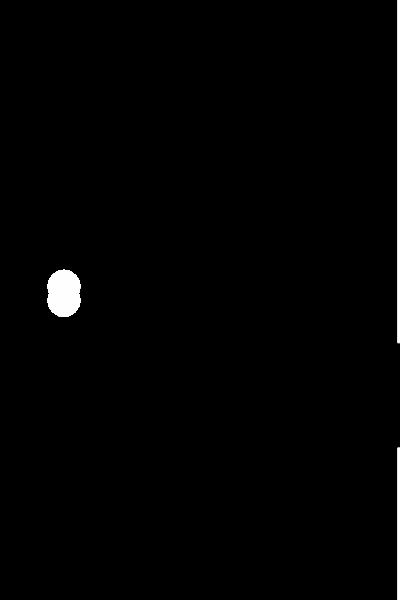
Frame 1 (no input)
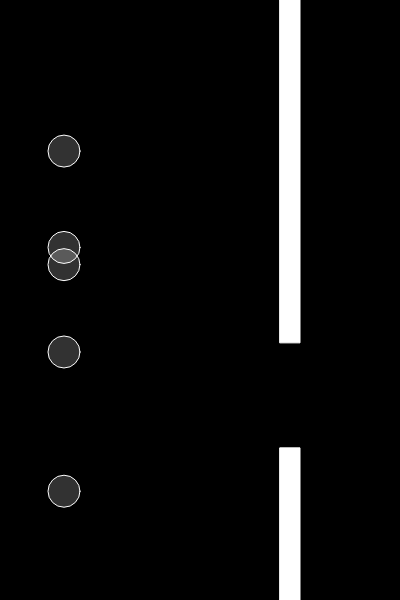
Frame 60 (no input)
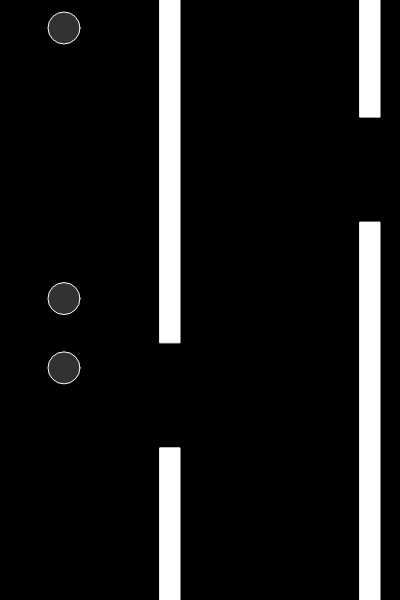
Frame 120 (the mouse pressed at the canvas centre since frame 60)

The p5.js sketch that drew these frames (run headless with seeded random() and noise() and a simulated clock; from frame 60 on, the mouse is pressed at the canvas centre):

// p5.js sketch
// ── sketch.js
const TOTAL = 300;
let birds = [];
let savedBirds = [];
let pipes = [];
let counter = 0;
let cycles = 1;
let slider;

function setup() {
	createCanvas(400,600);
	slider = createSlider(1,100,1);
	for (let i=0;i<TOTAL;i++) {
		birds[i] = new Bird();
	}
}

function draw() {
	for (let n=0;n<slider.value();n++) {
		if (counter % 100 == 0) {
			pipes.push(new Pipe());
		}
		counter++;
		for (let i = pipes.length-1; i>=0; i--) {
			pipes[i].update();
			for (let j = birds.length-1; j>=0; j--) {
				if (pipes[i].hits(birds[j])) {
					savedBirds.push(birds.splice(j,1)[0]);
				} else if (birds[j].hitBounds) {
					savedBirds.push(birds.splice(j,1)[0]);
				}
			}
			if (pipes[i].offscreen()) {
				pipes.splice(i, 1);
			}
		}
		for (let bird of birds) {
			bird.think(pipes);
			bird.update();
		}
		if (birds.length == 0) {
			counter = 0;
			nextGeneration();
			pipes = [];
		}
	}
	
	background(0);
	for (let bird of birds) {
		bird.show();
	}
	for (let pipe of pipes) {
		pipe.show();
	}
}

function keyPressed() {
	/*if (key == ' ') {
		bird.up();
	}*/
}
// ── bird.js
function mutate(x) {
	if (random(1) < 0.1) {
		let offset = randomGaussian() * 0.5;
		let newx = x + offset;
		return newx;
	} else {
		return x;
	}
}

class Bird {
	constructor(brain) {
		this.size = 32;
		this.x = 64;
		this.y = height/2;
		
		this.gravity = 0.6;
		this.lift = -15;
		this.velocity = 0;
		
		this.score = 0;
		this.fitness = 0;
		
		if (brain) {
			this.brain = brain.copy();
		} else {
			this.brain = new NeuralNetwork(6,6,1);
		}
		
		this.hitBounds = false;
}
	
	show() {
		stroke(255)
		fill(255,50);
		ellipse(this.x, this.y, this.size, this.size);
	}
	
	up() {
		this.velocity += this.lift;
	}
	
	mutate() {
		this.brain.mutate(mutate);
	}
	
	think(pipes) {
		let closest = null;
		let closestD = Infinity;
		for (let i=0;i<pipes.length;i++) {
			let d = pipes[i].x - this.x;
			if (d < closestD && d > 0) {
				closest = pipes[i];
				closestD = d;
			}
		}
		
		let inputs = [];
		inputs[0] = this.y / height;
		inputs[1] = this.velocity / 15;
		inputs[2] = closest.top / height;
		inputs[3] = closest.bottom / height;
		inputs[4] = closest.x / width;
		inputs[5] = (closest.x+closest.w) / width;
		
		
		let output = this.brain.predict(inputs);
		if (output[0] > 0.5) {
			this.up();
		}
	}
	
	update() {
		this.score++;
		
		this.velocity += this.gravity;
		this.velocity *= 0.95;
		this.y += this.velocity;
		
		if (this.y > height) {
			this.hitBounds = true;
			//this.velocity = 0;
			//this.y = height;
		}
		if (this.y < 0) {
			this.hitBounds = true;
			//this.velocity = 0;
			//this.y = 0;
		}
	}
}
// ── ga.js
let genIndex = 0;
let fitPop;
function nextGeneration() {
	console.log(`Generation ${++genIndex}`);
	selectPop();
	calculateFitness();
	for (let i=0;i<TOTAL;i++) {
		let parents = pickTwo();
		birds[i] = crossover(parents[0],parents[1]);
	}
	savedBirds = [];
}

function selectPop() {
	fitPop = savedBirds.splice(-20,20);
}

function calculateFitness() {
	let sum = 0;
	for (let bird of fitPop) {
		sum += Math.pow(bird.score,2);
	}
	for (let bird of fitPop) {
		bird.fitness = Math.pow(bird.score,2)/sum;
	}
}

function pickOne() {
	let index = 0;
	let r = random(1);
	while(r > 0) {
		r = r - fitPop[index].fitness;
		index++;
	}
	index--;
	let bird = fitPop[index];
	return bird;
}

function pickTwo() {
	let parentOne = pickOne();
	let parentTwo = pickOne();
	return [parentOne, parentTwo];
}

function crossover(a,b) {
	let child = new Bird(a.brain);
	let weights = ['weights_ih','weights_ho','bias_h','bias_o'];
	for (let weightName of weights) {
		a.brain[weightName].map((e,i,j) => {
			return random(e,b.brain[weightName].data[i][j]);
		});
	}
	child.mutate();
	return child;
}

/*
function pickOne() {
	let index = 0;
	let r = random(1);
	while(r > 0) {
		r = r - savedBirds[index].fitness;
		index++;
	}
	index--;
	let bird = savedBirds[index];
	let child = new Bird(bird.brain);
	child.mutate();
	return child;
}

function nextGeneration() {
	console.log('Next generation');
	calculateFitness();
	for (let i=0;i<TOTAL;i++) {
		birds[i] = pickOne();
	}
	savedBirds = [];
}
*/
// ── mylib.js
/* Start of matrix.js file */

class Matrix {
	constructor(rows, cols) {
		this.rows = rows;
		this.cols = cols;
		this.data = Array(this.rows).fill().map(() => Array(this.cols).fill(0));
	}
	
	static copy(a) {
		let result = new Matrix(a.rows, a.cols);
		result.map((e,i,j) => a.data[i][j]);
		return result;
	}
	
	copy() {
		let result = new Matrix(this.rows, this.cols);
		result.map((e,i,j) => this.data[i][j]);
		return result;
	}
	
	static fromArray(arr) {
		return new Matrix(arr.length, 1).map((e,i) => arr[i]);
	}
	
	toArray() {
		let arr = [];
		for (let i=0;i<this.rows;i++) {
			for (var j=0;j<this.cols;j++) {
				arr.push(this.data[i][j]);
			}
		}
		return arr;
	}
	
	randomize() {
		return this.map(e => Math.random()*2-1);
	}
	
	add(a) {
		if (a instanceof Matrix) {
			if (this.rows !== a.rows || this.cols !== a.cols) {
				return console.log('Add - Cols and Rows must match');
			}
			return this.map((e,i,j) => e + a.data[i][j]);
		} else {
			return this.map(e => e + a);
		}
	}
	
	static subtract(a, b) {
		if (a.rows !== b.rows || a.cols !== b.cols) {
			return console.log('Subtract - Cols and Rows must match');
		}
		let result = new Matrix(a.rows, a.cols);
		result.map((_,i,j) => a.data[i][j] - b.data[i][j]);
		return result;
	}
	
	static transpose(a) {
		let result = new Matrix(a.cols, a.rows);
		result.map((e,i,j) => a.data[j][i]);
		return result;
	}
	
	static multiply(a, b) {
		if (a.cols != b.rows) {
			return console.log('Static Multiply - Cols do not match Rows');
		}
		let result = new Matrix(a.rows, b.cols);
		result.map((e,i,j) => {
			let sum = 0;
			for (let k=0;k<a.cols;k++) {
				sum += a.data[i][k] * b.data[k][j];
			}
			return sum;
		});
		return result;
	}
	
	multiply(n) {
		if (n instanceof Matrix) {
			if (this.rows !== n.rows || this.cols !== n.cols) {
				return console.log('Multiply - Cols do not match Rows');
			}
			return this.map((e,i,j) => e * n.data[i][j]);
		} else {
			return this.map(e => e * n);
		}
	}
	
	map(fn) {
		for (let i=0;i<this.rows;i++) {
			for (let j=0;j<this.cols;j++) {
				let val = this.data[i][j];
				this.data[i][j] = fn(val,i,j);
			}
		}
		return this;
	}
	
	static map(a, fn) {
		let result = new Matrix(a.rows, a.cols);
		result.map((e,i,j) => fn(a.data[i][j], i, j));
		return result;
	}
	
	print() {
		console.table(this.data);
		return this;
	}
}

/* End of matrix.js file */




/* Start of nn.js file */

class ActivationFunction {
	constructor(fn, dfn) {
		this.fn = fn;
		this.dfn = dfn;
	}
}

let sigmoid = new ActivationFunction(
	x => 1 / (1 + Math.exp(-x)),
	y => y * (1 - y)
);

let tanh = new ActivationFunction(
	x => Math.tanh(x),
	y => 1 - (y * y)
);

class NeuralNetwork {
	constructor(input_nodes, hidden_nodes, output_nodes) {
		if (input_nodes instanceof NeuralNetwork) {
			let a = input_nodes;
			this.input_nodes = a.input_nodes;
			this.hidden_nodes = a.hidden_nodes;
			this.output_nodes = a.output_nodes;
			
			this.weights_ih = a.weights_ih.copy();
			this.weights_ho = a.weights_ho.copy();
			this.bias_h = a.bias_h.copy();
			this.bias_o = a.bias_o.copy();
			
			this.setLearningRate(a.learning_rate);
			this.setActivationFunction(a.activation_function);
		} else {
			this.input_nodes = input_nodes;
			this.hidden_nodes = hidden_nodes;
			this.output_nodes = output_nodes;
			
			this.weights_ih = new Matrix(this.hidden_nodes, this.input_nodes);
			this.weights_ho = new Matrix(this.output_nodes, this.hidden_nodes);
			this.weights_ih.randomize();
			this.weights_ho.randomize();
			
			this.bias_h = new Matrix(this.hidden_nodes,1);
			this.bias_o = new Matrix(this.output_nodes,1);
			this.bias_h.randomize();
			this.bias_o.randomize();
			
			this.setLearningRate();
			this.setActivationFunction();
		}
	}
	
	setLearningRate(learning_rate = 0.1) {
		this.learning_rate = learning_rate;
	}
	
	setActivationFunction(fn = sigmoid) {
		this.activation_function = fn;
	}
	
	predict(input_array) {
		let inputs = Matrix.fromArray(input_array);
		let hidden = Matrix.multiply(this.weights_ih, inputs);
		hidden.add(this.bias_h);
		hidden.map(this.activation_function.fn);
		
		let output = Matrix.multiply(this.weights_ho, hidden);
		output.add(this.bias_o);
		output.map(this.activation_function.fn);
		
		return output.toArray();
	}
	
	train(input_array, target_array) {
		let inputs = Matrix.fromArray(input_array);
		let hidden = Matrix.multiply(this.weights_ih, inputs);
		hidden.add(this.bias_h);
		hidden.map(this.activation_function.fn);
		
		let outputs = Matrix.multiply(this.weights_ho, hidden);
		outputs.add(this.bias_o);
		outputs.map(this.activation_function.fn);
		
		let targets = Matrix.fromArray(target_array);
		
		let output_errors = Matrix.subtract(targets, outputs);
		
		let gradients = Matrix.map(outputs, this.activation_function.dfn);
		gradients.multiply(output_errors);
		gradients.multiply(this.learning_rate);
		
		let hidden_T = Matrix.transpose(hidden);
		let weight_ho_deltas = Matrix.multiply(gradients, hidden_T);
		
		this.weights_ho.add(weight_ho_deltas);
		this.bias_o.add(gradients);
		
		let who_t = Matrix.transpose(this.weights_ho);
		let hidden_errors = Matrix.multiply(who_t, output_errors);
		
		let hidden_gradient = Matrix.map(hidden, this.activation_function.dfn);
		hidden_gradient.multiply(hidden_errors);
		hidden_gradient.multiply(this.learning_rate);
		
		let inputs_T = Matrix.transpose(inputs);
		let weight_ih_deltas = Matrix.multiply(hidden_gradient, inputs_T);
		
		this.weights_ih.add(weight_ih_deltas);
		this.bias_h.add(hidden_gradient);
	}
	
	mutate(fn) {
		this.weights_ih.map(fn);
		this.weights_ho.map(fn);
		this.bias_h.map(fn);
		this.bias_o.map(fn);
	}
	
	static copy(a) {
		return new NeuralNetwork(a);
	}
	
	copy() {
		return new NeuralNetwork(this);
	}
}

/* End of nn.js file */
// ── pipe.js
class Pipe {
	constructor() {
		this.gap = 105;
		this.top = random(height-this.gap-50)+25;
		this.bottom = this.top + this.gap;
		this.x = width;
		this.w = 20;
		this.speed = 2;
	}
	
	hits(bird) {
		if (bird.y < this.top || bird.y > this.bottom) {
			if (bird.x > this.x && bird.x < this.x + this.w) {
				this.highlight = true;
				return true;
			}
		}
		this.highlight = false;
	}
	
	show() {
		fill(255);
		rect(this.x, 0, this.w, this.top);
		rect(this.x, this.bottom, this.w, height-this.bottom);
	}
	
	update() {
		this.x -= this.speed;
	}
	
	offscreen() {
		if (this.x < -this.w) {
			return true;
		} else {
			return false;
		}
	}
}
